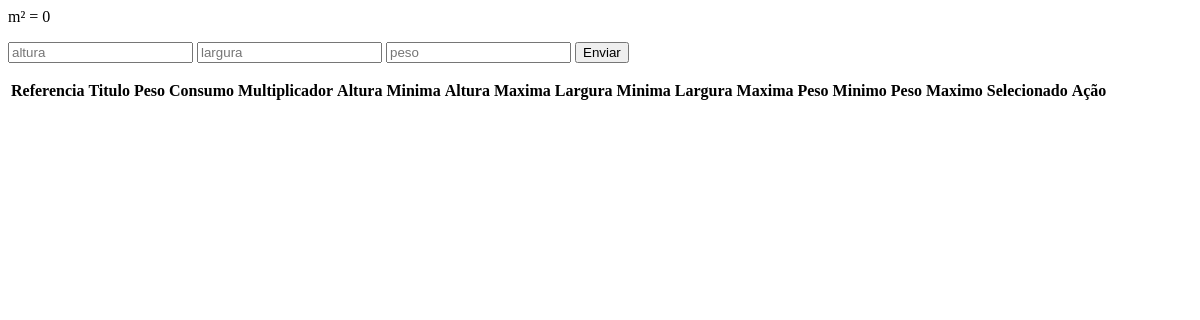
/zteste.php, run on an earlier commit of the app's database.
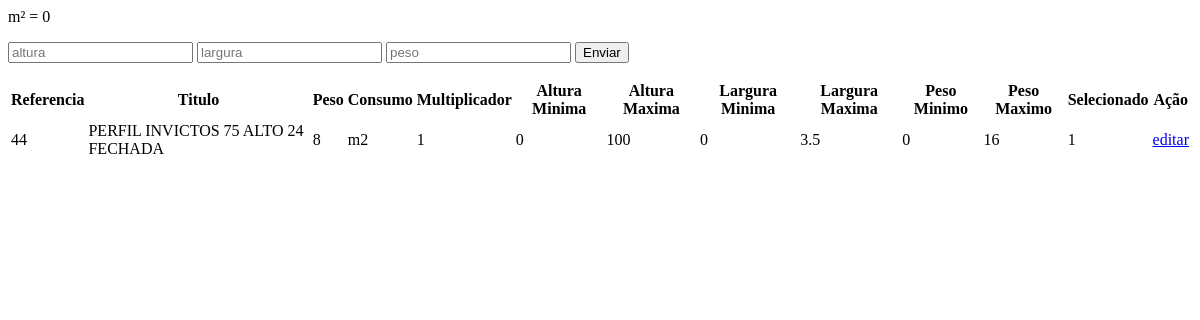
And on a later commit of the database.
### tables this page shows
CREATE TABLE `produtos` (
  `id` int NOT NULL,
  `codigo` varchar(64) NOT NULL,
  `titulo` varchar(256) DEFAULT NULL,
  `peso` float DEFAULT NULL,
  `consumo` varchar(64) DEFAULT NULL,
  `multiplicador` float DEFAULT NULL,
  `altura_minima` float DEFAULT NULL,
  `altura_maxima` float DEFAULT NULL,
  `largura_minima` float DEFAULT NULL,
  `largura_maxima` float DEFAULT NULL,
  `peso_minimo` float DEFAULT NULL,
  `peso_maximo` float DEFAULT NULL,
  `selecionado` tinyint(1) DEFAULT NULL,
  `deleted` tinyint(1) DEFAULT NULL,
  `created_by` int DEFAULT NULL,
  `created_at` datetime DEFAULT NULL,
  `updated_by` int DEFAULT NULL,
  `updated_at` datetime DEFAULT NULL,
  `deleted_by` int DEFAULT NULL,
  `deleted_at` datetime DEFAULT NULL
);

### zteste.php (the view, shortened to what this page needs)
<?php
try {
    $pdo = new PDO("sqlite:database.db");
    $pdo->setAttribute(PDO::ATTR_ERRMODE, PDO::ERRMODE_EXCEPTION);
} catch (PDOException $e) {
    echo "Erro ao conectar ao banco de dados: " . $e->getMessage();
}
$altura = floatVal(isset($_GET['altura'])?$_GET['altura']:"");
$largura = floatVal(isset($_GET['largura'])?$_GET['largura']:"");
$peso = floatVal(isset($_GET['peso'])?$_GET['peso']:"");
if($altura !== "" && $largura !== ""){
    $m2 = (($altura) * $largura);
    echo "<p>m² = " . $m2 . "</p>";
}
$sql = "SELECT * FROM produtos
        WHERE altura_minima <= $altura
        AND altura_maxima > $altura
        AND largura_minima <= $largura
        AND largura_maxima > $largura
        AND peso_minimo <= $peso
        AND peso_maximo > $peso
        ";
$stmt = $pdo->prepare($sql);
$stmt->execute();
$resultado = $stmt->fetchAll(PDO::FETCH_ASSOC);
?>
<head>
</head>
<form>
    <input type="text" id="altura" name="altura" placeholder="altura">
    <input type="text" id="largura" name="largura" placeholder="largura">
    <input type="text" step="0.01" id="peso" name="peso" placeholder="peso">
    <button type="submit">Enviar</button>
</form>
<div class="container mt-4">
<table class="table table-hover table-sm">
    <thead>
        <tr>
            <th>Referencia</th>
            <th>Titulo</th>
            <th>Peso</th>
            <th>Consumo</th>
            <th>Multiplicador</th>
            <th>Altura Minima</th>
            <th>Altura Maxima</th>
            <th>Largura Minima</th>
            <th>Largura Maxima</th>
            <th>Peso Minimo</th>
            <th>Peso Maximo</th>
            <th>Selecionado</th>
            <th>Ação</th>
        </tr>
    </thead>
    <tbody>
        <?php
            foreach($resultado as $row){
                $id = isset($row['id'])?$row['id']:"";
                $codigo = isset($row['codigo'])?$row['codigo']:"";
                $titulo = isset($row['titulo'])?$row['titulo']:"";
                $peso = isset($row['peso'])?$row['peso']:"";
                $consumo = isset($row['consumo'])?$row['consumo']:"";
                $multiplicador = isset($row['multiplicador'])?$row['multiplicador']:"";
                $alturaMinima = isset($row['altura_minima'])?$row['altura_minima']:"";
                $alturaMaxima = isset($row['altura_maxima'])?$row['altura_maxima']:"";
                $larguraMinima = isset($row['largura_minima'])?$row['largura_minima']:"";
                $larguraMaxima = isset($row['largura_maxima'])?$row['largura_maxima']:"";
                $pesoMinimo = isset($row['peso_minimo'])?$row['peso_minimo']:"";
                $pesoMaximo = isset($row['peso_maximo'])?$row['peso_maximo']:"";
                $selecionado = isset($row['selecionado'])?$row['selecionado']:"";
            echo "<tr>";
            echo "    <td>$codigo</td>";
            echo "    <td>$titulo</td>";
            echo "    <td>$peso</td>";
            echo "    <td>$consumo</td>";
            echo "    <td>$multiplicador</td>";
            echo "    <td>$alturaMinima</td>";
            echo "    <td>$alturaMaxima</td>";
            echo "    <td>$larguraMinima</td>";
            echo "    <td>$larguraMaxima</td>";
            echo "    <td>$pesoMinimo</td>";
            echo "    <td>$pesoMaximo</td>";
            echo "    <td>$selecionado</td>";
            echo "    <td><a class=\"btn btn-primary btn-sm\" href=\"editar_produto.php?produto_id=$id\">editar</a></td>";
            echo "</tr>";
            }
        ?>
    </tbody>
</table>
</div>

What changed in the data, as far as the page shows it:
added produtos: codigo "44", titulo "PERFIL INVICTOS 75 ALTO 24 FECHADA", peso "8", consumo "m2", multiplicador "1", altura_minima "0", altura_maxima "100", largura_minima "0", largura_maxima "3.5", peso_minimo "0", peso_maximo "16", selecionado "1"
